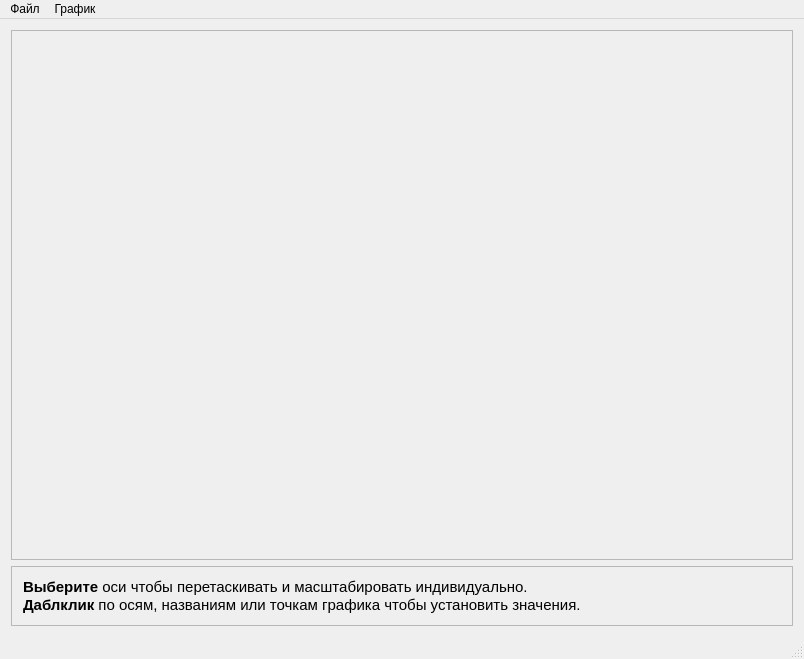
<?xml version="1.0" encoding="UTF-8"?>
<ui version="4.0">
 <class>MainWindow</class>
 <widget class="QMainWindow" name="MainWindow">
  <property name="geometry">
   <rect>
    <x>0</x>
    <y>0</y>
    <width>804</width>
    <height>659</height>
   </rect>
  </property>
  <property name="windowTitle">
   <string>Редактор графиков</string>
  </property>
  <widget class="QWidget" name="centralWidget">
   <layout class="QVBoxLayout" name="verticalLayout">
    <item>
     <widget class="QFrame" name="frame_2">
      <property name="frameShape">
       <enum>QFrame::StyledPanel</enum>
      </property>
      <property name="frameShadow">
       <enum>QFrame::Sunken</enum>
      </property>
      <property name="lineWidth">
       <number>1</number>
      </property>
      <property name="midLineWidth">
       <number>0</number>
      </property>
      <layout class="QVBoxLayout" name="verticalLayout_3">
       <property name="spacing">
        <number>0</number>
       </property>
       <property name="leftMargin">
        <number>0</number>
       </property>
       <property name="topMargin">
        <number>0</number>
       </property>
       <property name="rightMargin">
        <number>0</number>
       </property>
       <property name="bottomMargin">
        <number>0</number>
       </property>
       <item>
        <widget class="QCustomPlot" name="customPlot" native="true">
         <property name="sizePolicy">
          <sizepolicy hsizetype="Preferred" vsizetype="MinimumExpanding">
           <horstretch>0</horstretch>
           <verstretch>0</verstretch>
          </sizepolicy>
         </property>
        </widget>
       </item>
      </layout>
     </widget>
    </item>
    <item>
     <widget class="QFrame" name="frame">
      <property name="frameShape">
       <enum>QFrame::StyledPanel</enum>
      </property>
      <property name="frameShadow">
       <enum>QFrame::Raised</enum>
      </property>
      <layout class="QVBoxLayout" name="verticalLayout_2">
       <item>
        <widget class="QLabel" name="label">
         <property name="text">
          <string>&lt;!DOCTYPE HTML PUBLIC &quot;-//W3C//DTD HTML 4.0//EN&quot; &quot;http://www.w3.org/TR/REC-html40/strict.dtd&quot;&gt;
&lt;html&gt;&lt;head&gt;&lt;meta name=&quot;qrichtext&quot; content=&quot;1&quot; /&gt;&lt;style type=&quot;text/css&quot;&gt;
p, li { white-space: pre-wrap; }
&lt;/style&gt;&lt;/head&gt;&lt;body style=&quot; font-family:'MS Shell Dlg 2'; font-size:8pt; font-weight:400; font-style:normal;&quot;&gt;
&lt;p style=&quot; margin-top:0px; margin-bottom:0px; margin-left:0px; margin-right:0px; -qt-block-indent:0; text-indent:0px;&quot;&gt;&lt;span style=&quot; font-family:'Ubuntu'; font-size:11pt; font-weight:600;&quot;&gt;Выберите&lt;/span&gt;&lt;span style=&quot; font-family:'Ubuntu'; font-size:11pt;&quot;&gt; оси чтобы перетаскивать и масштабировать индивидуально.&lt;/span&gt;&lt;/p&gt;
&lt;p style=&quot; margin-top:0px; margin-bottom:0px; margin-left:0px; margin-right:0px; -qt-block-indent:0; text-indent:0px;&quot;&gt;&lt;span style=&quot; font-family:'Ubuntu'; font-size:11pt; font-weight:600;&quot;&gt;Даблклик&lt;/span&gt;&lt;span style=&quot; font-family:'Ubuntu'; font-size:11pt;&quot;&gt; по осям, названиям или точкам графика чтобы установить значения.&lt;/span&gt;&lt;/p&gt;&lt;/body&gt;&lt;/html&gt;</string>
         </property>
        </widget>
       </item>
      </layout>
     </widget>
    </item>
   </layout>
  </widget>
  <widget class="QMenuBar" name="menuBar">
   <property name="geometry">
    <rect>
     <x>0</x>
     <y>0</y>
     <width>804</width>
     <height>21</height>
    </rect>
   </property>
   <widget class="QMenu" name="menu">
    <property name="title">
     <string>Файл</string>
    </property>
    <addaction name="actionOpen"/>
    <addaction name="actionSave"/>
   </widget>
   <widget class="QMenu" name="menu_2">
    <property name="title">
     <string>График</string>
    </property>
    <addaction name="actionAddRandom"/>
    <addaction name="actionDelete"/>
    <addaction name="actionScreenshot"/>
   </widget>
   <addaction name="menu"/>
   <addaction name="menu_2"/>
  </widget>
  <widget class="QStatusBar" name="statusBar"/>
  <action name="actionOpen">
   <property name="text">
    <string>Открыть</string>
   </property>
  </action>
  <action name="actionSave">
   <property name="text">
    <string>Сохранить</string>
   </property>
  </action>
  <action name="actionDelete">
   <property name="text">
    <string>Удалить</string>
   </property>
  </action>
  <action name="actionScreenshot">
   <property name="text">
    <string>Скриншот</string>
   </property>
  </action>
  <action name="actionAddRandom">
   <property name="text">
    <string>Добавить случайный</string>
   </property>
  </action>
 </widget>
 <layoutdefault spacing="6" margin="11"/>
 <customwidgets>
  <customwidget>
   <class>QCustomPlot</class>
   <extends>QWidget</extends>
   <header>../../qcustomplot.h</header>
   <container>1</container>
  </customwidget>
 </customwidgets>
 <resources/>
 <connections/>
</ui>
